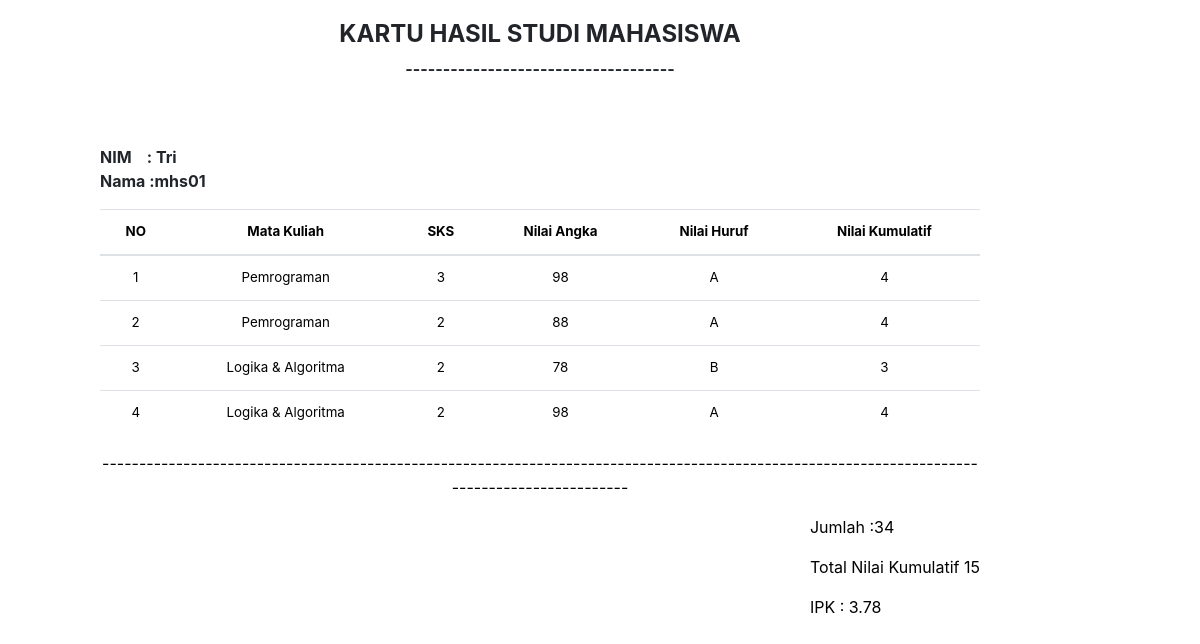
Page /liat_nilai.php on the committed database.
### tables this page shows
CREATE TABLE `mahasiswa` (
  `nim` varchar(12) NOT NULL,
  `nama_mhs` varchar(50) NOT NULL,
  `prodi` varchar(20) NOT NULL,
  `jenisk` varchar(25) NOT NULL,
  `nohp` varchar(12) NOT NULL
);

CREATE TABLE `nilai` (
  `nim` varchar(12) NOT NULL,
  `id_matkul` int(11) NOT NULL,
  `matkul` varchar(50) NOT NULL,
  `sks` int(1) NOT NULL,
  `nilai` varchar(5) NOT NULL
);

### liat_nilai.php (the view, shortened to what this page needs)
<?php include 'assets/header.php'; ?>
<?php
$sum = 0;
$nilaiKum=0;
$tsks = 0;
?>
<?php
$getnim     = "Tri";
$gonim      = "mhs01";
?>
    <div class="card-body col-sm-10" style="padding-left:100px">
<h4 class="text-center"><b>KARTU HASIL STUDI MAHASISWA</h4>
<p class="text-center">------------------------------------</p></b> <br/>  <br/>
<b class="text-left">NIM &nbsp; &nbsp;: <?php echo $getnim; ?> </b> <br/>
<p class="text-left"><b>Nama :<?php echo $gonim;?></p> </b>
        <div class="table-responsive" style="font-size: 12pt; color: black">
	<table class="table table-stripped text-center" style="font-size: 10pt; color: black" cellspacing="0" cellpadding="0">
            <tr>
              <th>NO</th>
              <th>Mata Kuliah</th>
              <th>SKS</th>
              <th>Nilai Angka</th>
              <th>Nilai Huruf</th>
              <th>Nilai Kumulatif</th>
            </tr>
          <tbody>
          <?php
          $no = 1;
          $ambildb  = "SELECT * FROM mahasiswa INNER JOIN nilai ON mahasiswa.nim=nilai.nim";
          $tampungdb  = $conn->query($ambildb);
          while ($tampil = $tampungdb->fetch_assoc()) { ?>
          <?php
           if ($tampil['nilai'] < 50) {
            $huruf = "E";
          } elseif ($tampil['nilai'] < 60) {
            $huruf = "D";
          } elseif ($tampil['nilai'] < 70) {
            $huruf = "C";
          } elseif ($tampil['nilai'] < 85) {
            $huruf = "B";
          } elseif ($tampil['nilai'] >= 85) {
            $huruf = "A";
          }
          ?>
           <?php
			if ($huruf == 'A'){
			$mutu = 4;
			}else if ($huruf == 'B'){
			$mutu = 3;
			} else if ($huruf == 'C'){
			$mutu = 2;
			} else if ($huruf == 'D'){
			$mutu = 1;
			} else if($huruf == 'E'){
			$mutu = 0;
			}
	?>
            <tr>
            <td style="text-align: center;"><?= $no++; ?></td>
              <td><?= $tampil['matkul']; ?></td>
              <td><?= $tampil['sks']; ?></td>
              <td><?= $tampil['nilai']; ?></td>
              <td><?= $huruf; ?></td>
              <td><?= $mutu; ?></td>
            </tr>
         <?php
        $sum = $sum + ($tampil["sks"] * ($mutu));
        $tsks = $tsks + $tampil["sks"] ;
		$nilaiKum = $nilaiKum + $mutu;
       ?>
          <?php } ?>
          </tbody>
        </table>
        <p class="text-center">-----------------------------------------------------------------------------------------------------------------------------------------------</p>
        <div class="float-right">
        <p>Jumlah :<?php echo $sum?></p>
        <p>Total Nilai Kumulatif <?php echo $nilaiKum ?>
      <p>IPK : <?php $ipk = $sum / $tsks;
	  $ipk = round($ipk,2);
	  echo "$ipk"; ?></p>
      </div>
        </div>
      </div>
<?php include 'assets/footer.php'; ?>

### rows in the picture
mahasiswa: nilai.matkul "Pemrograman", nilai.sks "3", nilai.nilai "98", nilai.nilai "A", nilai.nilai "4", nilai.sks "2", nilai.nilai "88", nilai.matkul "Logika & Algoritma", nilai.nilai "78", nilai.nilai "B", nilai.nilai "3"

### other values in the picture
$getnim "Tri"
$gonim "mhs01"
$sum "34"
$nilaiKum "15"
$ipk "3.78"
